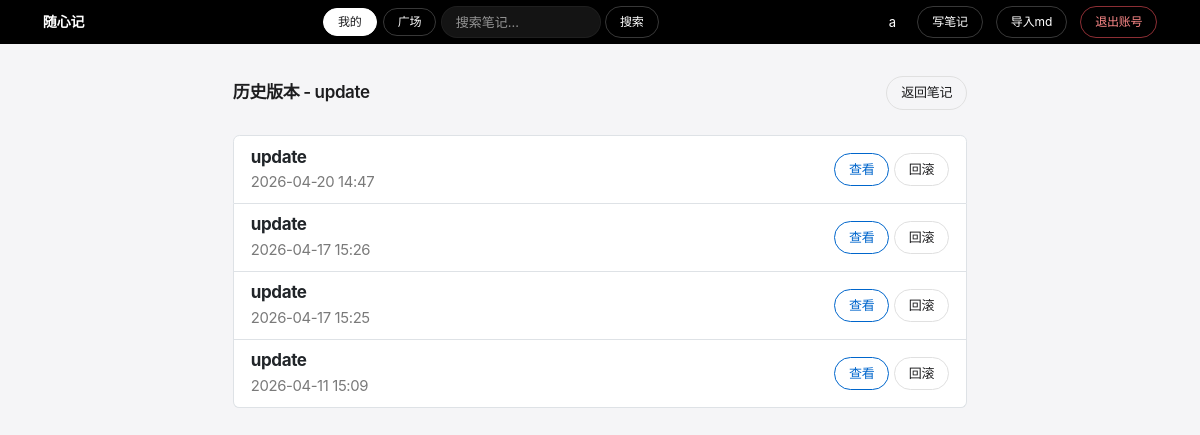
Page /notes/9/history (signed in) on the committed database.
### app.py (models this page shows)
class User(UserMixin, db.Model):
    id       = db.Column(db.Integer, primary_key=True)
    username = db.Column(db.String(80), unique=True, nullable=False)
    password = db.Column(db.String(200), nullable=False)
    notes    = db.relationship('Note', backref='author', lazy=True)
    comments = db.relationship('Comment', backref='author', lazy=True)

class Note(db.Model):
    id         = db.Column(db.Integer, primary_key=True)
    title      = db.Column(db.String(200), nullable=False)
    content    = db.Column(db.Text, nullable=False)
    created_at = db.Column(db.DateTime, default=datetime.utcnow)
    updated_at = db.Column(db.DateTime, default=datetime.utcnow)  # 手动在 edit 时刷新
    user_id    = db.Column(db.Integer, db.ForeignKey('user.id'), nullable=False)
    folder_id  = db.Column(db.Integer, db.ForeignKey('folder.id'), nullable=True)
    is_public  = db.Column(db.Boolean, default=False)
    is_deleted = db.Column(db.Boolean, default=False)
    deleted_at = db.Column(db.DateTime, nullable=True)
    tags       = db.relationship('Tag', secondary=note_tags, backref='notes')
    comments   = db.relationship('Comment', backref='note', lazy=True, order_by='Comment.created_at.desc()', cascade='all, delete-orphan')
    versions   = db.relationship('NoteVersion', backref='note', lazy=True, order_by='NoteVersion.created_at.desc()', cascade='all, delete-orphan')

class NoteVersion(db.Model):
    id            = db.Column(db.Integer, primary_key=True)
    note_id       = db.Column(db.Integer, db.ForeignKey('note.id'), nullable=False)
    title         = db.Column(db.String(200), nullable=False)
    content       = db.Column(db.Text, nullable=False)
    tags_snapshot = db.Column(db.Text, nullable=True)
    created_at    = db.Column(db.DateTime, default=datetime.utcnow)

### app.py (the view)
@app.route('/notes/<int:note_id>/history')
@login_required
def note_history(note_id):
    note = get_or_404(Note, note_id)
    versions = NoteVersion.query.filter_by(note_id=note_id).order_by(NoteVersion.created_at.desc()).all()
    return render_template('note_history.html', note=note, versions=versions)

### app.py (called while the page is built)
@app.template_filter('local_time')
def local_time(dt):
    if dt is None:
        return ''
    beijing = timezone(timedelta(hours=8))
    return dt.replace(tzinfo=timezone.utc).astimezone(beijing).strftime('%Y-%m-%d %H:%M')

def get_or_404(model, pk):
    obj = db.session.get(model, pk)
    if obj is None:
        from flask import abort
        abort(404)
    return obj

@login_manager.user_loader
def load_user(user_id):
    return db.session.get(User, int(user_id))

### templates/note_history.html (shortened to what this page needs)
{% extends 'base.html' %}
{% block content %}
<div class="row justify-content-center">
    <div class="col-md-8">
        <div class="d-flex justify-content-between align-items-center mb-4">
            <h5 class="mb-0">历史版本 - {{ note.title }}</h5>
            <a href="/notes/{{ note.id }}" class="btn btn-sm btn-outline-secondary">返回笔记</a>
        </div>
        {% if versions %}
        <div class="list-group">
            {% for v in versions %}
            <div class="list-group-item list-group-item-action d-flex justify-content-between align-items-center">
                <div>
                    <strong>{{ v.title }}</strong>
                    <br>
                    <small class="text-muted">{{ v.created_at | local_time }}</small>
                </div>
                <div class="d-flex gap-1">
                    <a href="/notes/{{ note.id }}/history/{{ v.id }}" class="btn btn-sm btn-outline-primary">查看</a>
                    <form method="POST" action="/notes/{{ note.id }}/history/{{ v.id }}/rollback"
                          data-confirm="回滚到此版本？当前内容将保存为新版本。">
                        <button type="submit" class="btn btn-sm btn-outline-warning">回滚</button>
                    </form>
                </div>
            </div>
            {% endfor %}
        </div>
        {% else %}
        <div class="card p-4 text-center text-muted">
            <p>暂无历史版本</p>
            <p class="small">编辑笔记后会自动保存历史版本</p>
        </div>
        {% endif %}
    </div>
</div>
{% endblock %}

### templates/base.html (shortened to what this page needs)
<!DOCTYPE html>
<html>
<head>
    <link href="https://cdn.jsdelivr.net/npm/bootstrap@5.3.0/dist/css/bootstrap.min.css" rel="stylesheet">
    <link rel="stylesheet" href="https://cdn.jsdelivr.net/npm/easymde/dist/easymde.min.css">
</head>
<body>
    <nav class="navbar navbar-dark mb-4">
        <div class="container">
            <a class="navbar-brand fw-bold" href="/">随心记</a>
            {% if current_user.is_authenticated %}
            <form class="d-flex align-items-center me-2" method="GET" action="/search" id="navSearchForm">
                <div class="btn-group btn-group-sm me-1" role="group">
                    <label class="btn btn-outline-light" for="nav-scope-mine">我的</label>
                    <label class="btn btn-outline-light" for="nav-scope-plaza">广场</label>
                </div>
                <input type="text" name="q" class="form-control form-control-sm me-1" placeholder="搜索笔记..."
                    style="width:160px">
                <button type="submit" class="btn btn-sm btn-outline-light">搜索</button>
            </form>
            <div>
                <a href="/profile" class="text-white text-decoration-none me-3">{{ current_user.username }}</a>
                <a href="/notes/new" class="btn btn-sm btn-outline-light me-2">写笔记</a>
                <form method="POST" action="/notes/import" enctype="multipart/form-data" class="d-inline">
                    <label class="btn btn-sm btn-outline-light me-2">
                        导入md
                    </label>
                </form>
                <a href="/logout" class="btn btn-sm btn-outline-danger" data-confirm="确定要退出账号吗？">退出账号</a>
            </div>
            {% endif %}
        </div>
    </nav>
    <div class="container">
        {% block content %}{% endblock %}
    </div>
</body>
</html>

### templates/base.html (style rules this page uses)
:root { --color-primary: #0066cc; --color-primary-focus: #0071e3; --color-primary-on-dark: #2997ff; --color-canvas: #ffffff; --color-canvas-parchment: #f5f5f7; --color-surface-pearl: #fafafc; --color-surface-black: #000000; --color-ink: #1d1d1f; --color-ink-muted-80: #333333; --color-ink-muted-48: #7a7a7a; --color-hairline: #e0e0e0; --color-divider-soft: #f0f0f0; --radius-sm: 8px; --radius-md: 11px; --radius-lg: 18px; --radius-pill: 9999px; --shadow-product: rgba(0, 0, 0, 0.22) 3px 5px 30px 0; }
html, body { background-color: var(--color-canvas-parchment); color: var(--color-ink); font-family: -apple-system, BlinkMacSystemFont, "SF Pro Text", "SF Pro Display", "Helvetica Neue", "PingFang SC", "Microsoft YaHei", system-ui, sans-serif; font-size: 17px; line-height: 1.47; letter-spacing: -0.374px; -webkit-font-smoothing: antialiased; -moz-osx-font-smoothing: grayscale; }
h1, h2, h3, h4, h5, h6 { color: var(--color-ink); font-weight: 600; letter-spacing: -0.374px; }
h5 { font-size: 17px; line-height: 1.24; }
a { color: var(--color-primary); text-decoration: none; transition: color .2s ease; }
.navbar { background-color: var(--color-surface-black) !important; min-height: 44px; padding: 0 16px; margin-bottom: 32px !important; }
.navbar .container { min-height: 44px; }
.navbar-brand { color: #fff !important; font-size: 14px !important; font-weight: 600 !important; letter-spacing: -0.12px; }
.navbar .text-white, .navbar a.text-white { font-size: 13px; letter-spacing: -0.12px; }
#navSearchForm .form-control { height: 32px; padding: 4px 14px; border-radius: var(--radius-pill); border: 1px solid rgba(255, 255, 255, 0.12); background-color: rgba(255, 255, 255, 0.08); color: #fff; font-size: 13px; }
#navSearchForm .form-control::placeholder { color: rgba(255, 255, 255, 0.55); }
.navbar .btn-outline-light { border-radius: var(--radius-pill); padding: 4px 14px; font-size: 12px; font-weight: 400; letter-spacing: -0.12px; border-color: rgba(255, 255, 255, 0.22); color: #fff; }
.navbar .btn-outline-danger { border-radius: var(--radius-pill); padding: 4px 14px; font-size: 12px; border-color: rgba(255, 85, 95, 0.55); color: #ff8a8a; }
.navbar .btn-group { gap: 6px; }
.navbar .btn-check + .btn-outline-light { border-radius: var(--radius-pill) !important; padding: 4px 14px; font-size: 12px; margin-left: 0 !important; border: 1px solid rgba(255, 255, 255, 0.22) !important; }
.navbar .btn-check:checked + .btn-outline-light { background-color: #fff; color: var(--color-ink); border-color: #fff !important; }
.btn { border-radius: var(--radius-pill); font-weight: 400; letter-spacing: -0.224px; transition: transform .15s ease, background-color .2s ease, border-color .2s ease, color .2s ease; }
.btn-outline-secondary { border: 1px solid var(--color-hairline); color: var(--color-ink); background-color: transparent; }
.btn-outline-primary { border: 1px solid var(--color-primary); color: var(--color-primary); background-color: transparent; }
.btn-outline-danger { border: 1px solid #c62828; color: #c62828; background-color: transparent; }
.btn-outline-success, .btn-outline-warning, .btn-outline-info { border: 1px solid var(--color-hairline); color: var(--color-ink); background-color: transparent; }
.btn-sm { padding: 6px 14px !important; font-size: 13px; letter-spacing: -0.224px; }
.form-control, .form-select { border: 1px solid var(--color-hairline); border-radius: var(--radius-md); padding: 10px 14px; font-size: 15px; color: var(--color-ink); background-color: var(--color-canvas); transition: border-color .2s ease, box-shadow .2s ease; }
.text-muted { color: var(--color-ink-muted-48) !important; }

### rows in the picture
User: username "a"
Note: title "update"
NoteVersion: title "update", created_at|local_time "2026-04-20 14:47"
NoteVersion: title "update", created_at|local_time "2026-04-17 15:26"
NoteVersion: title "update", created_at|local_time "2026-04-17 15:25"
NoteVersion: title "update", created_at|local_time "2026-04-11 15:09"
